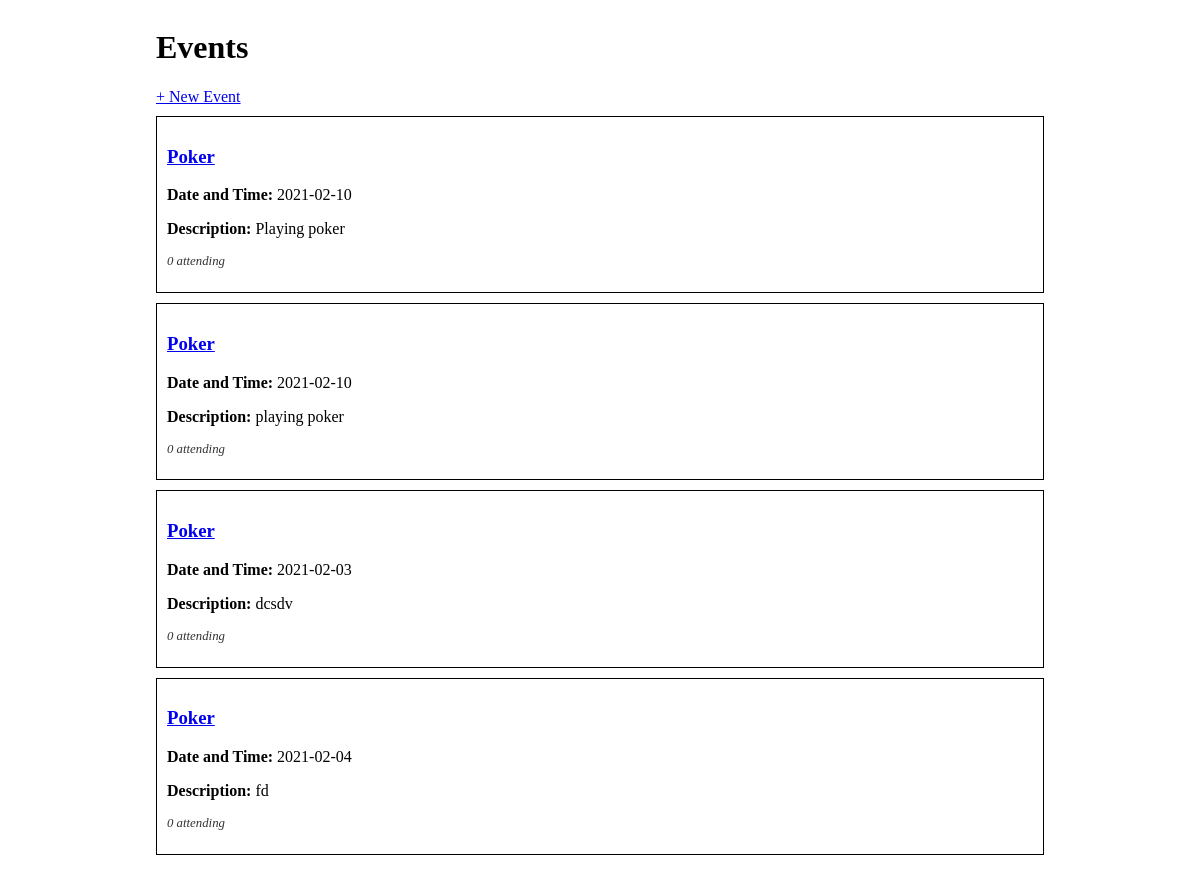
Before: / with the older database file.
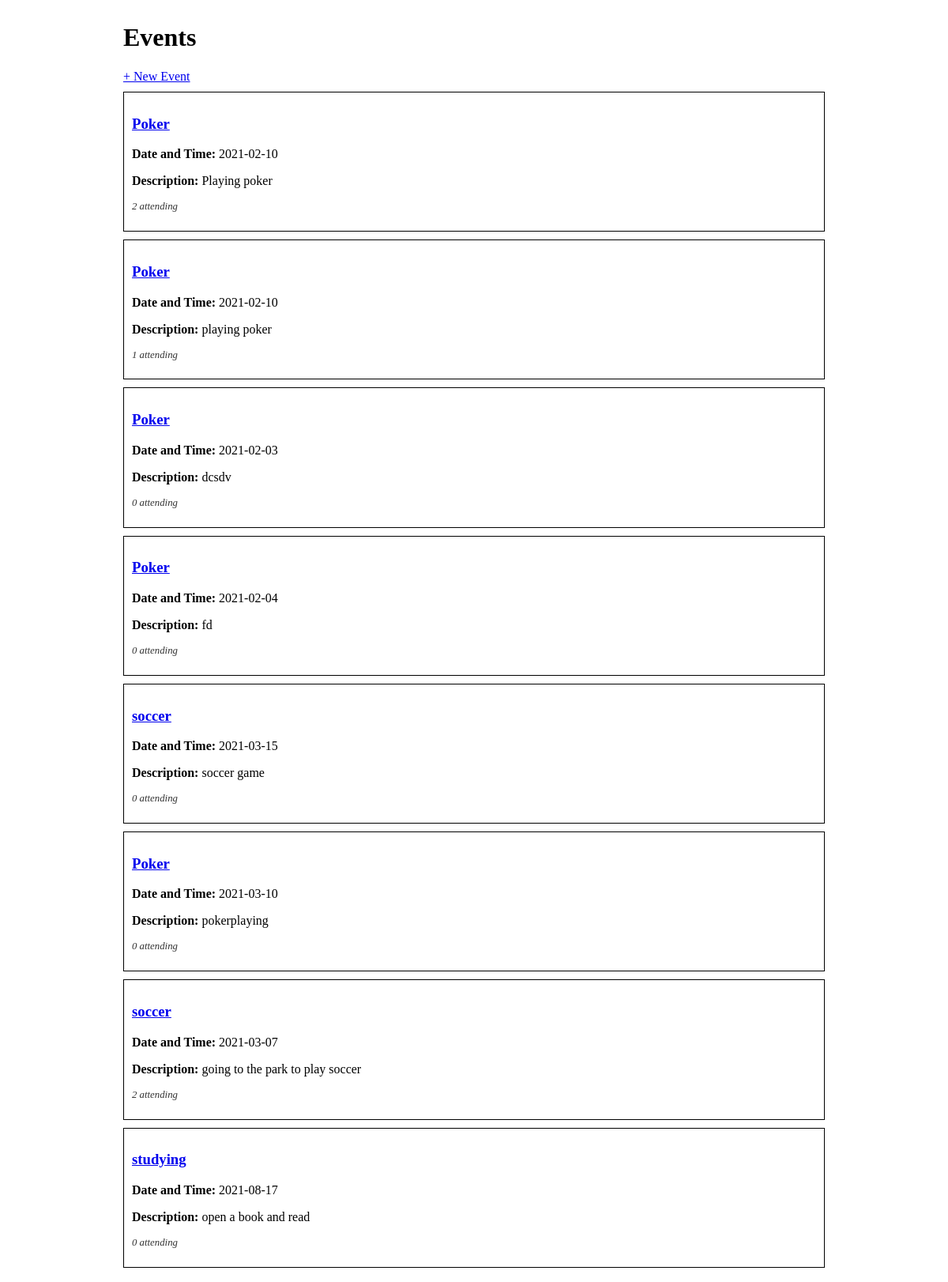
After: the same page with the newer database file.
### events_app/models.py (models this page shows)
class Event(db.Model):
    id = db.Column(db.Integer, primary_key=True)
    title = db.Column(db.String(80), nullable=False)
    description = db.Column(db.String(80), nullable=False)
    date_and_time =  db.Column(db.Date)
    guests = db.relationship('Guest', secondary='guest_event_table', back_populates='events_attending')

### events_app/routes.py (the view)
@main.route('/')
def index():
    context = {
        'events':Event.query.all()
    }
    return render_template('index.html', **context)

### events_app/templates/index.html
{% extends 'base.html' %}
{% block content %}
<h1>Events</h1>
<a href="/create">+ New Event</a>
{% for event in events %}
    <div class="event-container">
        <h3><a href="/event/{{ event.id }}">{{ event.title }}</a></h3>
        <p><strong>Date and Time:</strong> {{event.date_and_time}} </p>
        <p><strong>Description:</strong> {{event.description}}</p>
        <p class="small-text">
            {{event.guests|length}} attending
        </p>
    </div>
{% endfor %}
{% endblock %}

### events_app/templates/base.html (shortened to what this page needs)
<!DOCTYPE html>
<html>
    <head>
        <link rel="stylesheet" href="/static/style.css">
    </head>
    <body>
        <div id="content">
            {% block content %}{% endblock %}
        </div>
    </body>
</html>

### events_app/static/style.css (style rules this page uses)
body { display: flex; justify-content: center; }
#content { width: 75%; }
.event-container { border: 1px solid #000; margin: 10px 0; padding: 10px; }
.small-text { font-size: 0.8em; color: #333; font-style: italic; }

Changed rows visible on the page:
computed for Event "Playing poker": guests|length "0" → "2"
computed for Event "playing poker": guests|length "0" → "1"
added Event: title "soccer", date_and_time "2021-03-15", description "soccer game", guests|length "0"
added Event: title "Poker", date_and_time "2021-03-10", description "pokerplaying", guests|length "0"
added Event: title "soccer", date_and_time "2021-03-07", description "going to the park to play soccer", guests|length "2"
added Event: title "studying", date_and_time "2021-08-17", description "open a book and read", guests|length "0"
